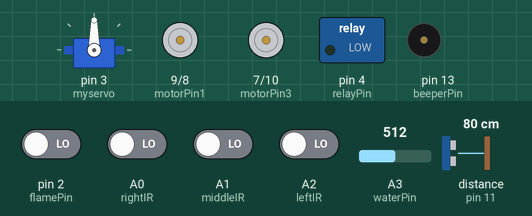
Simulated run of this sketch. Board: Arduino Uno, built with avr-gcc and run on an emulated ATmega328P. On the bench: servo, motor-driver pin pairs drawn as motors (green arrow = first pin HIGH = forward, orange = second pin HIGH = backward, longer = more drive, scaled by the enable pin), switched loads named in the sketch (green lamp = pin HIGH), buzzer (waves = sounding). Wiring (inferred from the names in the program): ultrasonic range finder: trigger pin 12; echo pin 11. Inputs (shaded band) come from the test bench; at power-on: A0 (rightIR), A1 (middleIR), A2 (leftIR), pin 2 (flamePin) LOW, A3 (waterPin) = 512, distance to the obstacle (sensor on pin 11) 80 cm. The echo pulse lasts 58.3 µs per cm; pins used as bus, display or sensor lines are not drawn.

Above: at 1.2 s.
1.3 s: pin 2 (flamePin) driven HIGH
At 4.6 s:
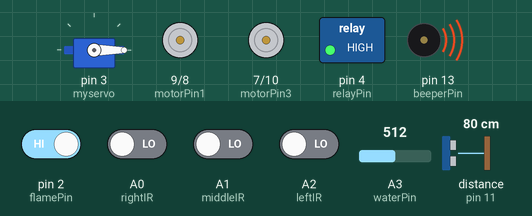
4.9 s: A3 (waterPin) set to 157
6.7 s: A3 (waterPin) set to 144
At 7.9 s:
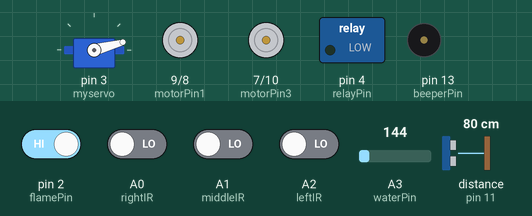
10.3 s: A0 (rightIR) driven HIGH
At 13.71 s:
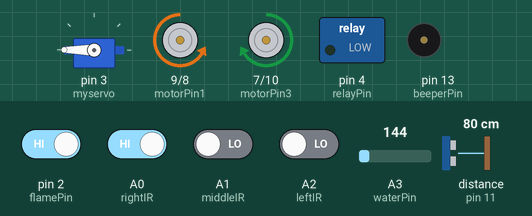
13.9 s: A1 (middleIR) driven HIGH
At 14.8 s:
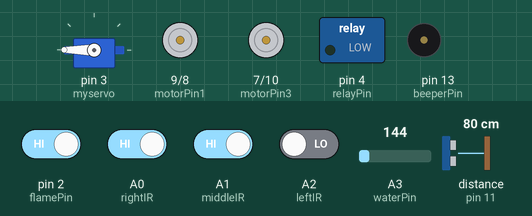
Timing chart, 0 to 17.0 s (numbered marks = the images above; inputs shaded):
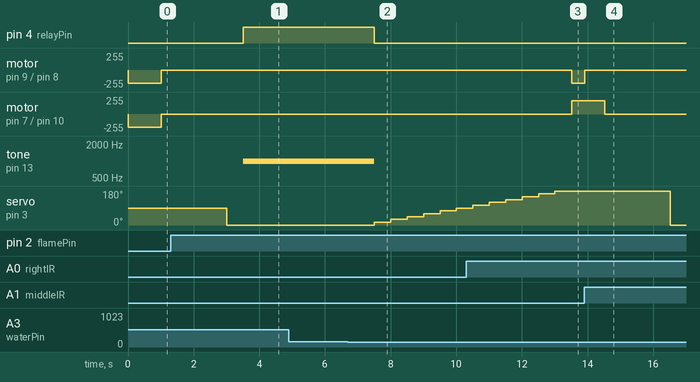

Measured:
- the behaviour switches between 151 and 150 on A3 (waterPin) (found by bisection; images 1 and 2)
- after the input at 1.3 s, pin 4 (relayPin): LOW → HIGH after 2.2 s; tone on pin 13 (beeperPin): silent → 1000 Hz after 2.2 s; servo on pin 3 (myservo): goes on until 3.0 s, then stays 0°
- after the input at 6.7 s, pin 4 (relayPin): HIGH → LOW after 0.81 s; tone on pin 13 (beeperPin): 1000 Hz → silent after 0.81 s; servo on pin 3 (myservo): moves from 0° to 90° over 2.5 s, starting after 0.81 s
- after the input at 10.3 s, motor on pin 7 (motorPin3) / pin 10 (motorPin4): stopped → forward 200/255 after 3.2 s
- after the input at 13.9 s, motor on pin 9 (motorPin1) / pin 8 (motorPin2): backward 200/255 → stopped after 0.01 s instead of 0.62 s

The sketch:

AutoFireFightingVehicle.ino
```cpp
/*
 2GM Roboteam
 Firefighting vechicle
*/
//Including libraries
#include <Servo.h>
//Fire fighting settings
Servo myservo; //Creating servo
const int flamePin = 2; //flame sensor pin
const int relayPin = 4; //relay pin
const int beeperPin = 13; //beeper pin
const int waterPin = A3; //water level sensor pin
// variables
int flameState = 0; //flame status
int pos = 0; //servo initial position
int waterLevel = 0; //water level value
const int waterMin = 150; //minimum water tank level
const int waterMax = 300; //maximum water tank level
const int scanInterval=1000; //time between scans
unsigned long lastScanTime=0; //last scan time
//Line follower settings
//Motor A (right)
const int enA = 6;
const int motorPin1  = 9;
const int motorPin2  = 8;
//Motor B (left)
const int enB = 5;
const int motorPin3  = 7;
const int motorPin4  = 10;
//Ultrasonic Sensor
const int echoPin = 11;
const int trigPin = 12;
long duration, distance, cm;
//IRsensors
const int leftIR = A2;
const int middleIR = A1;
const int rightIR = A0;
int leftID, middleID, rightID;

void setup() {
  //Set pins for Fire fighting
  pinMode(flamePin, INPUT);
  pinMode(relayPin, OUTPUT);
  pinMode(beeperPin, OUTPUT);
  myservo.attach(3);
  //Set pins for motors
  pinMode(motorPin1, OUTPUT);
  pinMode(motorPin2, OUTPUT);
  pinMode(motorPin3, OUTPUT);
  pinMode(motorPin4, OUTPUT);
  pinMode(enA, OUTPUT);
  pinMode(enB, OUTPUT);
  analogWrite(enA,200);
  analogWrite(enB,200);
  //Set pins for ultrasonic sensor
  pinMode(echoPin, INPUT);
  pinMode(trigPin, OUTPUT);
  //Set pins as inputs for IR sensors
  pinMode(leftIR, INPUT);
  pinMode(middleIR, INPUT);
  pinMode(rightIR, INPUT);
}

void loop() {
  waterLevel = analogRead(waterPin);
  cm = getDistance();
  if (cm <= 15){
    stop();
  }
  else {
    move();
  }
  if (millis()-lastScanTime>=scanInterval){
    stop();
    fireDetect();
    lastScanTime=millis();
  }
}

void fireDetect(){
  for (pos = 0; pos <= 180; pos += 15) {
    myservo.write(pos);
    delay(500);
    // read the flame state:
    flameState = digitalRead(flamePin);

    while (flameState == 1 && waterLevel > waterMin) {
      fireFight();
    }
  }
}

void fireFight(){
  // turn pump & beeper on:
  digitalWrite(relayPin, HIGH);
  tone(beeperPin, 1000, 1000);
  delay(1000);
  digitalWrite(relayPin, LOW);
  flameState = digitalRead(flamePin);
  waterLevel = analogRead(waterPin);
}

void move(){
  leftID = digitalRead(leftIR);
  middleID = digitalRead(middleIR);
  rightID = digitalRead(rightIR);

  if (leftID==HIGH && middleID==HIGH && rightID==HIGH){
    stop();
    checkWater();
  }
  else if (leftID==LOW && middleID==HIGH && rightID==LOW){
    forward();
  }
  else if (leftID==HIGH && middleID==HIGH && rightID==LOW){
    turnLeft();
  }
  else if (leftID==LOW && middleID==HIGH && rightID==HIGH){
    turnRight();
  }
  else if (leftID==HIGH && middleID==LOW && rightID==LOW){
    sharpTurnLeft();
  }
  else if (leftID==LOW && middleID==LOW && rightID==HIGH){
    sharpTurnRight();
  }
  else {
    backward();
  }
}

void checkWater(){
  waterLevel = analogRead(waterPin);
  if (waterLevel < waterMax){
    tone(beeperPin, 500, 300);
    stop();
  }
  if (waterLevel >= waterMax){
    go();
  }
}

void forward(){
  // This code will move platform forward.
  digitalWrite(motorPin1, HIGH);
  digitalWrite(motorPin2, LOW);
  digitalWrite(motorPin3, HIGH);
  digitalWrite(motorPin4, LOW);
  delay(10);
}

void backward(){
  // This code will move platform backward.
  digitalWrite(motorPin1, LOW);
  digitalWrite(motorPin2, HIGH);
  digitalWrite(motorPin3, LOW);
  digitalWrite(motorPin4, HIGH);
  delay(5);
}

void turnLeft(){
  //This code will turn platform left.
  digitalWrite(motorPin1, HIGH);
  digitalWrite(motorPin2, LOW);
  digitalWrite(motorPin3, LOW);
  digitalWrite(motorPin4, LOW);
  delay(10);
}

void turnRight(){
  //This code will turn platform right.
  digitalWrite(motorPin1, LOW);
  digitalWrite(motorPin2, LOW);
  digitalWrite(motorPin3, HIGH);
  digitalWrite(motorPin4, LOW);
  delay(10);
}

void sharpTurnLeft(){
  //This code will sharp turn platform left.
  digitalWrite(motorPin1, HIGH);
  digitalWrite(motorPin2, LOW);
  digitalWrite(motorPin3, LOW);
  digitalWrite(motorPin4, HIGH);
  delay(10);
}

void sharpTurnRight(){
  //This code will sharp turn platform right.
  digitalWrite(motorPin1, LOW);
  digitalWrite(motorPin2, HIGH);
  digitalWrite(motorPin3, HIGH);
  digitalWrite(motorPin4, LOW);
  delay(10);
}

void stop(){
  //This code will stop platform.
  digitalWrite(motorPin1, LOW);
  digitalWrite(motorPin2, LOW);
  digitalWrite(motorPin3, LOW);
  digitalWrite(motorPin4, LOW);
  delay(2000);
}

void go(){
  digitalWrite(motorPin1, HIGH);
  digitalWrite(motorPin2, LOW);
  digitalWrite(motorPin3, HIGH);
  digitalWrite(motorPin4, LOW);
  delay(200);
}

long getDistance(){
  digitalWrite(trigPin, LOW);
  delayMicroseconds(2);
  digitalWrite(trigPin, HIGH);
  delayMicroseconds(10);
  digitalWrite(trigPin, LOW);
  duration = pulseIn(echoPin, HIGH);
  distance = (duration/2) / 29.1;
  return distance;
}
```
